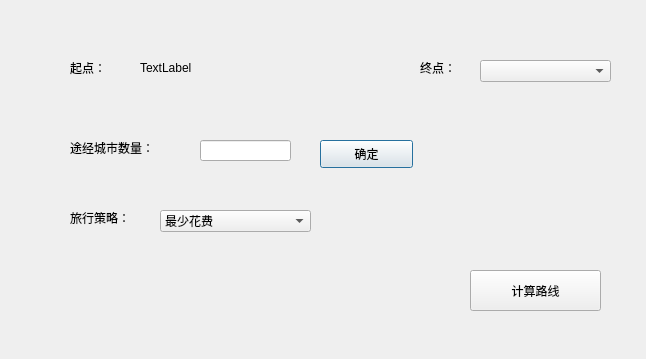
<?xml version="1.0" encoding="UTF-8"?>
<ui version="4.0">
 <class>ChangeUserInfoDlg</class>
 <widget class="QDialog" name="ChangeUserInfoDlg">
  <property name="geometry">
   <rect>
    <x>0</x>
    <y>0</y>
    <width>646</width>
    <height>359</height>
   </rect>
  </property>
  <property name="windowTitle">
   <string>Dialog</string>
  </property>
  <widget class="QPushButton" name="passby_btn">
   <property name="geometry">
    <rect>
     <x>320</x>
     <y>140</y>
     <width>93</width>
     <height>28</height>
    </rect>
   </property>
   <property name="text">
    <string>确定</string>
   </property>
  </widget>
  <widget class="QPushButton" name="compute_btn">
   <property name="geometry">
    <rect>
     <x>470</x>
     <y>270</y>
     <width>131</width>
     <height>41</height>
    </rect>
   </property>
   <property name="text">
    <string>计算路线</string>
   </property>
  </widget>
  <widget class="QLabel" name="label_2">
   <property name="geometry">
    <rect>
     <x>420</x>
     <y>60</y>
     <width>72</width>
     <height>15</height>
    </rect>
   </property>
   <property name="text">
    <string>终点：</string>
   </property>
  </widget>
  <widget class="QLabel" name="label_3">
   <property name="geometry">
    <rect>
     <x>70</x>
     <y>140</y>
     <width>111</width>
     <height>16</height>
    </rect>
   </property>
   <property name="text">
    <string>途经城市数量：</string>
   </property>
  </widget>
  <widget class="QLabel" name="label">
   <property name="geometry">
    <rect>
     <x>70</x>
     <y>60</y>
     <width>72</width>
     <height>15</height>
    </rect>
   </property>
   <property name="text">
    <string>起点：</string>
   </property>
  </widget>
  <widget class="QLabel" name="label_4">
   <property name="geometry">
    <rect>
     <x>70</x>
     <y>210</y>
     <width>72</width>
     <height>15</height>
    </rect>
   </property>
   <property name="text">
    <string>旅行策略：</string>
   </property>
  </widget>
  <widget class="QComboBox" name="strategy_cbx">
   <property name="geometry">
    <rect>
     <x>160</x>
     <y>210</y>
     <width>151</width>
     <height>22</height>
    </rect>
   </property>
   <item>
    <property name="text">
     <string>最少花费</string>
    </property>
   </item>
   <item>
    <property name="text">
     <string>最短用时</string>
    </property>
   </item>
   <item>
    <property name="text">
     <string>限制时间最少花费</string>
    </property>
   </item>
  </widget>
  <widget class="QComboBox" name="dest_cbx">
   <property name="geometry">
    <rect>
     <x>480</x>
     <y>60</y>
     <width>131</width>
     <height>22</height>
    </rect>
   </property>
  </widget>
  <widget class="QLineEdit" name="cityNum_lineEdit">
   <property name="geometry">
    <rect>
     <x>200</x>
     <y>140</y>
     <width>91</width>
     <height>21</height>
    </rect>
   </property>
  </widget>
  <widget class="QLabel" name="src_lb">
   <property name="geometry">
    <rect>
     <x>140</x>
     <y>60</y>
     <width>72</width>
     <height>15</height>
    </rect>
   </property>
   <property name="text">
    <string>TextLabel</string>
   </property>
  </widget>
 </widget>
 <resources/>
 <connections/>
</ui>
